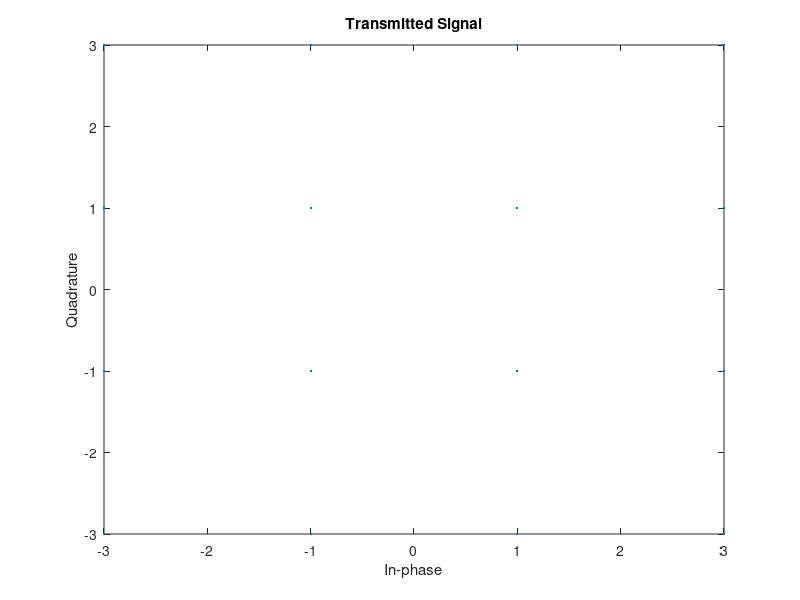
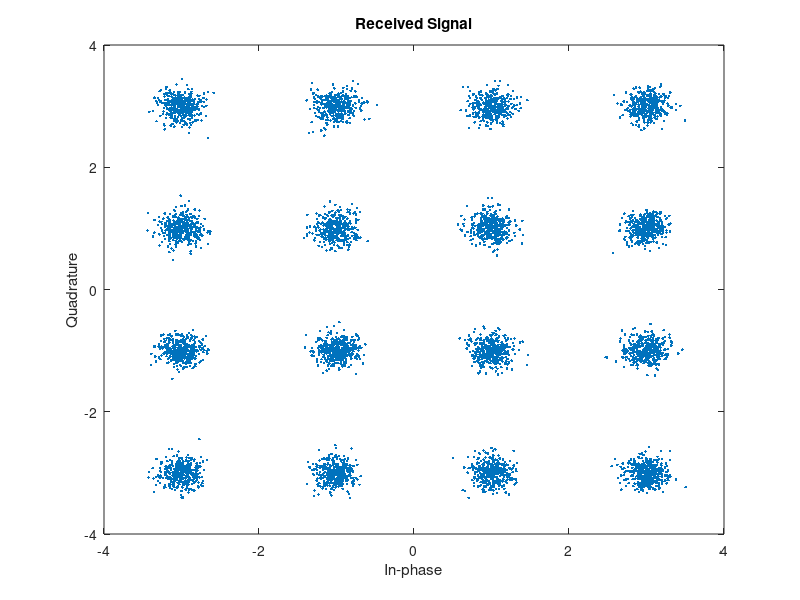

Recreate these plots in MATLAB, in order.
% 16-QAM: Quadrature Amplitude Modulation, a type of digital modulation where
% 16 different phases and amplitudes are used to represent 4-bit symbols.

% number of bits to transmit
n = 6000;
% signal to noise ratio
SNR = 14;
% BPSK modulation order (number of symbols)
modulation_order = 16; 
% generate random bit stream
bit_stream = randi([0, modulation_order-1],1,n);

% calculate and display bits per symbol based on modulation order
bits_per_symbol = log2(modulation_order);
disp(['Bits per Symbol: ', num2str(bits_per_symbol)]);

% modulate the bit stream
modulated_signal = qammod(bit_stream,modulation_order);
% scatter plot the modulated signal
scatterplot(modulated_signal), title('Transmitted Signal');

% received signal with AWGN noise
received_signal = awgn(modulated_signal, SNR); 
% scatter plot the received signal
scatterplot(received_signal), title('Received Signal');

% demodulation of the received signal 
demodulated_bit_stream = pskdemod(received_signal, modulation_order); 

% Calculate and display the number of bit errors
error_bits = sum(demodulated_bit_stream ~= bit_stream);
disp(['Error Bits: ', num2str(error_bits)]);
